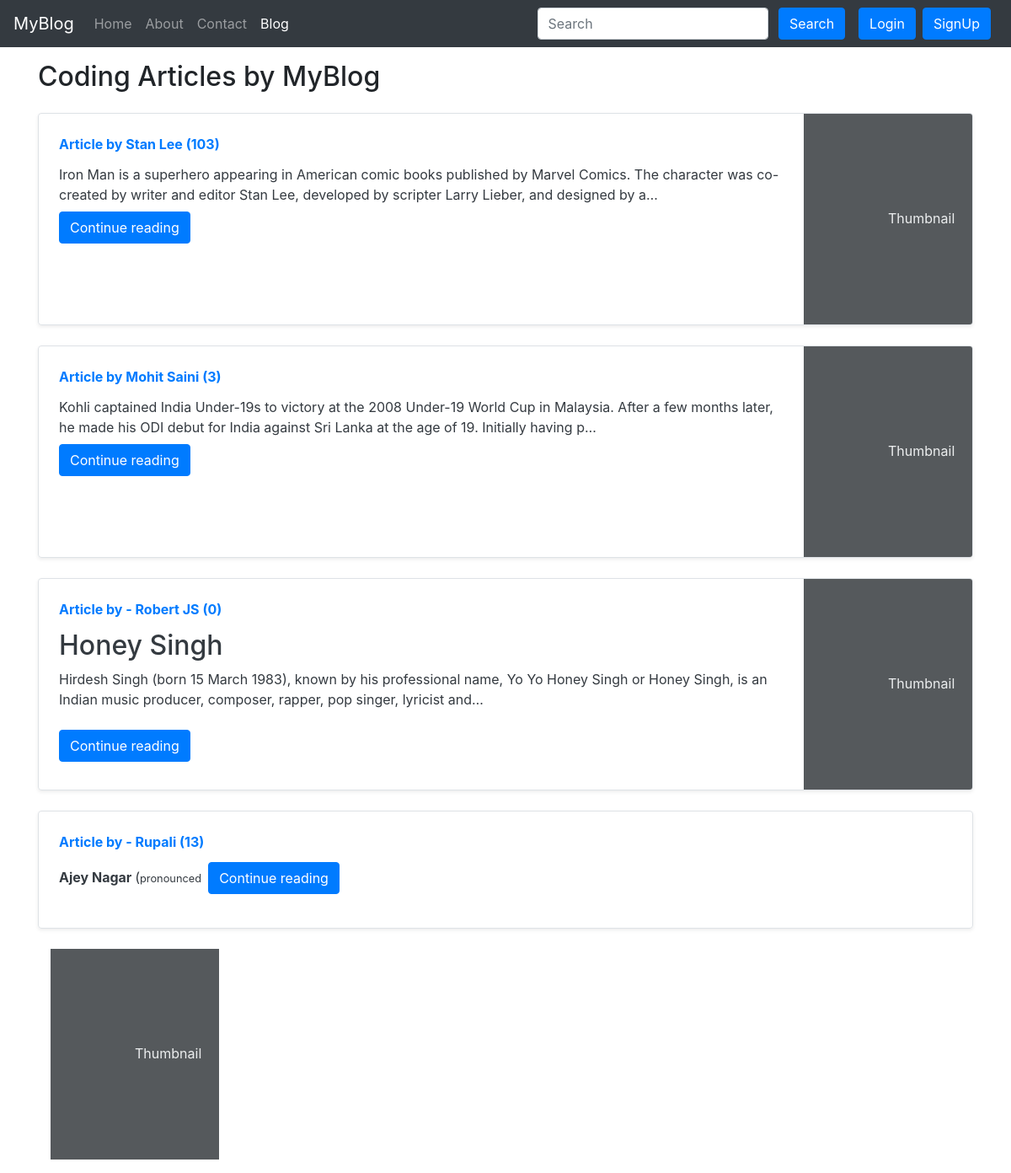
/blog/, run on an earlier commit of the app's database.
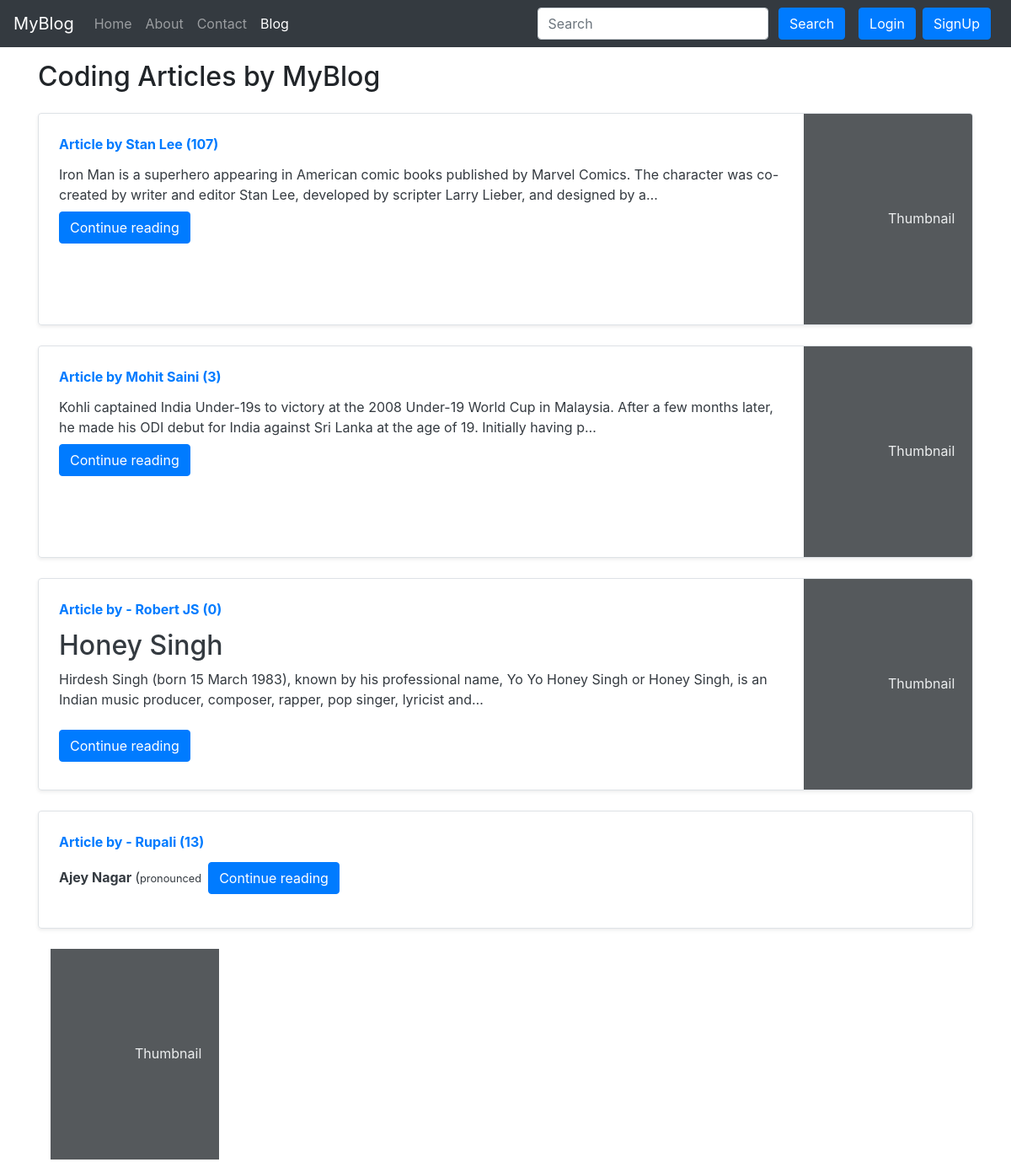
And on a later commit of the database.
### blog/models.py (models this page shows, shortened)
class Post(models.Model):
    sno=models.AutoField(primary_key=True)
    title=models.CharField(max_length=255)
    author=models.CharField(max_length=14)
    slug=models.CharField(max_length=130)
    views= models.IntegerField(default=0)
    timeStamp=models.DateTimeField(blank=True)
    content=models.TextField()

### blog/views.py (the view)
# urls.py: path('', views.blogHome, name="bloghome"),
def blogHome(request):
    allPosts= Post.objects.all()
    context={'allPosts': allPosts}
    return render(request, "blog/blogHome.html", context)

### templates/blog/blogHome.html (shortened to what this page needs)
{% extends 'base.html' %}
{% block blogactive %} active {% endblock blogactive %}
{% block body %}
<div class="container my-3">
    <h2>Coding Articles by MyBlog</h2>
    {% for post in allPosts  %}
    <div class="row no-gutters border rounded overflow-hidden flex-md-row mb-4 shadow-sm h-md-250 my-4 position-relative">
        <div class="col p-4 d-flex flex-column position-static">
            <strong class="d-inline-block mb-2 text-primary">Article  by {{post.author}} ({{post.views}})</strong>
            <h3 class="mb-0"><a class="text-dark" href="/blog/{{post.slug}}"{{post.title}} </a> </h3>
            <p class="card-text mb-auto">{{post.content|safe |truncatechars:200}}</p>
            <div class="my-2">
            	<a href="/blog/{{post.slug}}" role="button" class="btn btn-primary">Continue reading</a>
            </div>
        </div>
        <div class="col-auto d-none d-lg-block">
            <svg class="bd-placeholder-img" width="200" height="250" xmlns="http://www.w3.org/2000/svg" preserveAspectRatio="xMidYMid slice" focusable="false" role="img" aria-label="Placeholder: Thumbnail">
                <rect width="100%" height="100%" fill="#55595c"></rect><text x="50%" y="50%" fill="#eceeef" dy=".3em">Thumbnail</text>
            </svg>
        </div>
        </div>
        {% endfor %}
 {% endblock %}

### templates/base.html (shortened to what this page needs)
<!doctype html>
<html lang="en">
  <head>
    <link rel="stylesheet" href="https://stackpath.bootstrapcdn.com/bootstrap/4.5.2/css/bootstrap.min.css">
  </head>
  <body>
    <nav class="navbar navbar-expand-lg navbar-dark bg-dark">
        <a class="navbar-brand" href="/">MyBlog</a>
        <div class="collapse navbar-collapse" id="navbarSupportedContent">
          <ul class="navbar-nav mr-auto">
            <li class="nav-item {% block homeactive %}  {% endblock homeactive %}">
              <a class="nav-link" href="/">Home <span class="sr-only">(current)</span></a>
            </li>
            <li class="nav-item {% block aboutactive %}  {% endblock aboutactive %}" >
              <a class="nav-link" href="/about">About</a>
            </li>
            <li class="nav-item {% block contactactive %}  {% endblock contactactive %} ">
              <a class="nav-link" href="/contact">Contact</a>
            </li>
            <li class="nav-item {% block blogactive %}  {% endblock blogactive %} ">
              <a class="nav-link" href="/blog">Blog</a>
            </li>
          </ul>
          <div class="ml-auto form-inline ">
          <form method="get" action="/search"class="my-2 my-lg-0 mx-3">
            <input class="form-control mr-sm-2" type="search" placeholder="Search" aria-label="Search" name="query" id="query">
            <button class="btn btn-primary my-2 my-sm-0 " type="submit">Search</button>
          </form>
{% if user.is_authenticated %}
<ul class="navbar-nav mr-2">
<li class="nav-item dropdown">
<a class="nav-link dropdown-toggle" href='#' id="navbarDropdown" role="button" data-toggle="dropdown"> Welcome {{request.user}}</a>
<div class="dropdown-menu" aria-labelledby="navbarDropdown">
          <a class="dropdown-item" href="/logout">Logout</a>
        </div>
      </li>
      </ul>
      </div>
{% else %}
<button type="button" class="btn btn-primary mr-2" data-toggle="modal" data-target="#loginModal">
Login
</button>
<button type="button" class="btn btn-primary mr-2" data-toggle="modal" data-target="#signupModal">
SignUp
</button>
{% endif %}
        </div>
      </nav>
      {% block body %}  {% endblock body %}
  </body>
</html>

What changed in the data, as far as the page shows it:
changed Post "Stan Lee": views "103" → "107"
